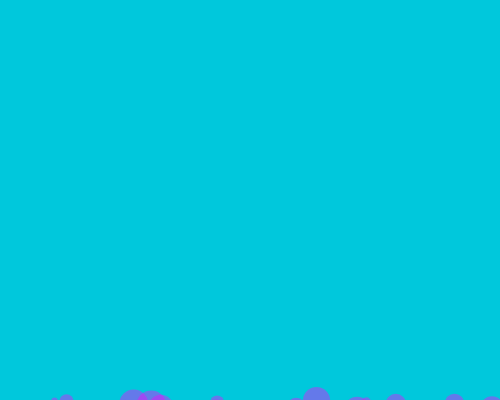
Frame 1 (no input)
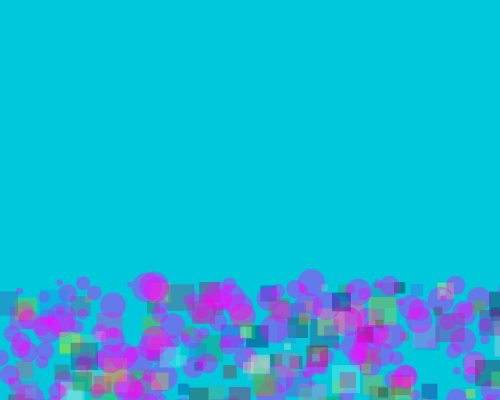
Frame 60 (no input)
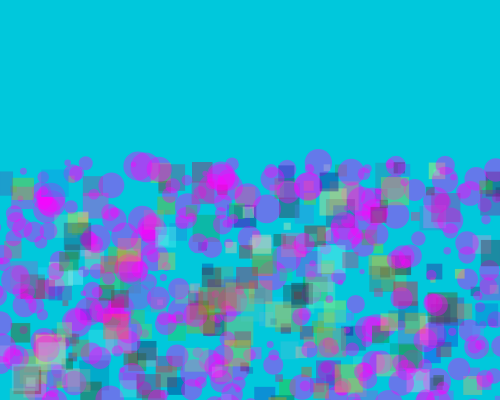
Frame 120 (the mouse pressed at the canvas centre since frame 60)

The p5.js sketch that drew these frames (run headless with seeded random() and noise() and a simulated clock; from frame 60 on, the mouse is pressed at the canvas centre):

// p5.js sketch
// ── sketch.js
let bubble = new Array(500);
let box = new Array(500);

function setup() {
  createCanvas(500, 400);
  for(let i=0; i<bubble.length; i++){
    bubble[i] = new Bubble();
    box[i] = new Box();
  }
}

function draw() {
  background(0, 200, 220);
  for(let i=0; i<bubble.length; i++){
    bubble[i].show();
    box[i].show();
    bubble[i].move();
    box[i].move();
  }
}

// ── bubble.js
class Bubble{
  constructor(){
    this.x = random(width);
    this.y = random(height, height*2);
    this.d = random(5, 30);
  }

  show(){
    fill(255, 0, 255, 100);
    noStroke();
    circle(this.x, this.y, this.d);
  }

  move(){
    this.x += random(-2, 2);
    this.y -= 2;
    if (this.y < 0) {
      this.x = random(width);
      this.y = random(height, height * 2);
    }
  }
}

class Box extends Bubble{
  constructor(){
    super();
    this.c = color(random(255), random(255), random(255), 100);
  }

  show(){
    fill(this.c);
    noStroke();
    rect(this.x, this.y, this.d);
  }
}
